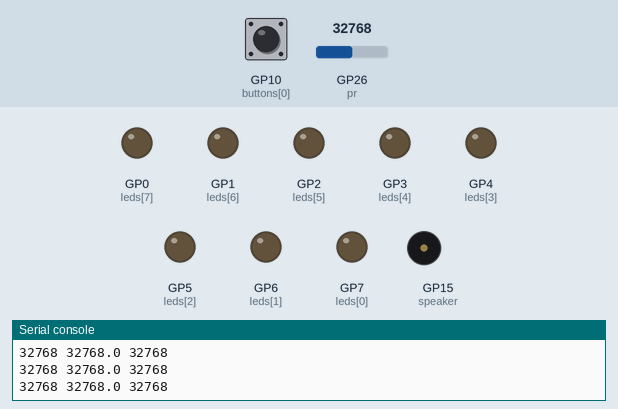
This program was run on a simulated Raspberry Pi Pico running MicroPython. On the bench: output pins drawn as LEDs (lit = HIGH), buzzer (waves = sounding), the last lines printed to the serial console. The inputs (shaded band) are chosen by the test bench; at power-on: GP26 (pr) = 32768, GP10 (buttons[0]) HIGH (analog values on the 0–65535 scale).

Above: at 1.2 s.
1.3 s: GP26 (pr) set to 45874
At 1.39 s:
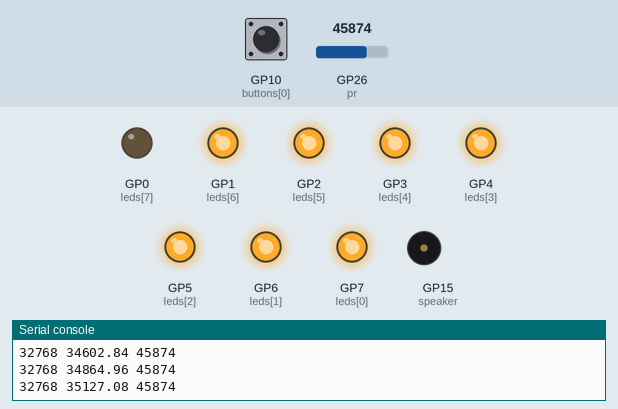
4.3 s: GP10 (buttons[0]) pulled LOW for 0.15 s
At 4.37 s:
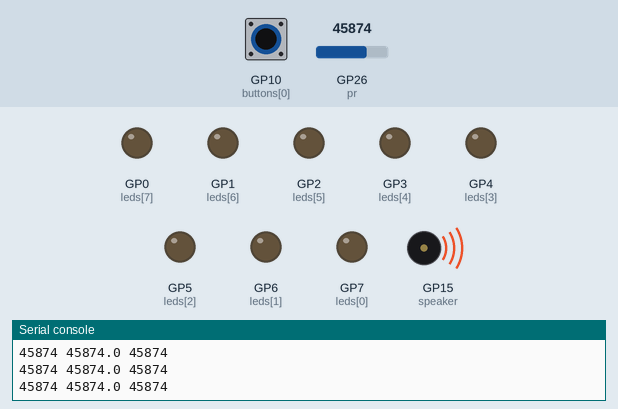
5.9 s: GP10 (buttons[0]) pulled LOW for 3.2 s
At 10.3 s:
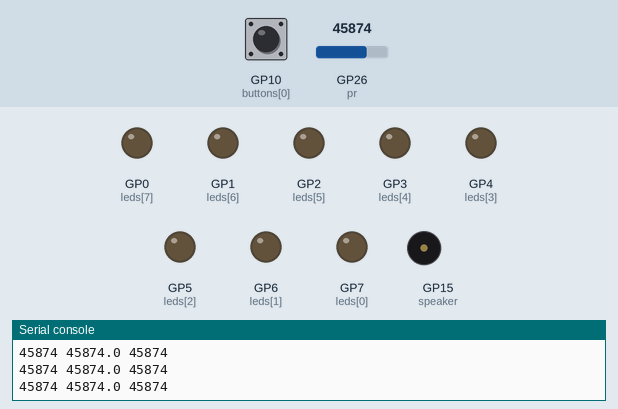
10.6 s: GP26 (pr) set to 32767
At 11.5 s:
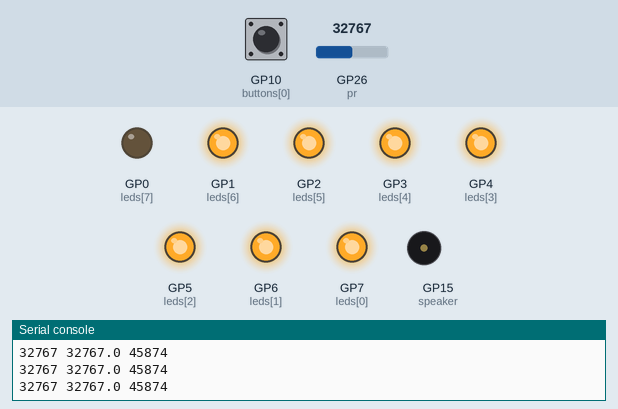
13.6 s: GP10 (buttons[0]) pulled LOW for 1 s
At 14.0 s:
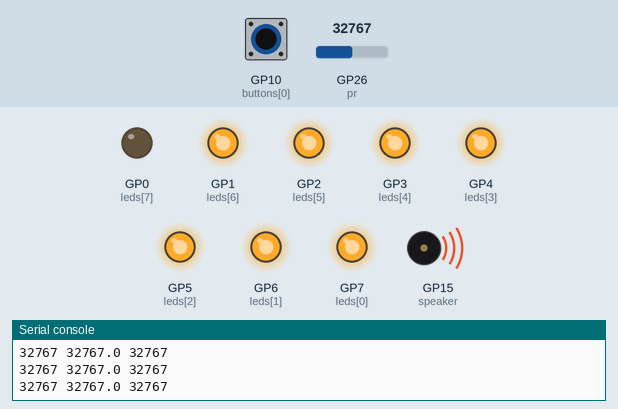
Timing chart, 0 to 16.6 s (numbered marks = the images above; inputs shaded):
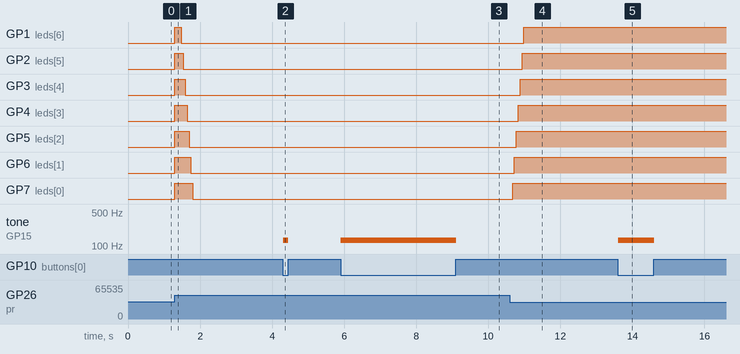

The program:

light_level.py
```python
from machine import Pin, ADC, PWM
import utime

pr = ADC(Pin(26))

leds = [7, 6, 5, 4, 3, 2, 1, 0]
for x in range(len(leds)):
    leds[x] = Pin(leds[x], Pin.OUT)

speaker = PWM(Pin(15))

buttons = [10, 11, 12, 13, 14]
for x in range(len(buttons)):
    buttons[x] = Pin(buttons[x], Pin.IN, Pin.PULL_UP)

# These values represent the lowest and highest readings, and
# the actual reading will be a percentage between these two
mxsf = 0
mnsf = 65536
raw_readings = []
while True:
    utime.sleep(0.01)
    raw_readings.append(pr.read_u16())
    if len(raw_readings) > 250:
        raw_readings = raw_readings[1:]

    if (len(raw_readings) < 50):
        continue

    raw_reading = sum(raw_readings[-50:]) / 50
    mxsf = max(raw_readings)
    mnsf = min(raw_readings)

    # Value from 0 to 1
    value = (mxsf - raw_reading) / (abs(mxsf-mnsf)+1)
    light_level = min(8, round(10 * value))
    if mnsf < mxsf:
        for led in leds[0:light_level-1]:
            led.on()
        for led in leds[light_level:]:
            led.off()

    # play on the speaker if rightmost button pressed
    if not buttons[0].value():
        freq = max(440.*8*(mxsf-raw_reading)/(abs(mxsf)+1), 130.81)
        speaker.freq(round(freq))
        speaker.duty_u16(2 ** 15)
    else:
        speaker.duty_u16(0)
    print(mnsf,raw_reading,mxsf)

speaker.deinit()
```

Measured:
- after the input at 1.3 s, GP1 (leds[6]): LOW → HIGH at once, → LOW 0.18 s later; GP2 (leds[5]): LOW → HIGH at once, → LOW 0.23 s later; GP3 (leds[4]): LOW → HIGH at once, → LOW 0.29 s later; GP4 (leds[3]): LOW → HIGH at once, → LOW 0.34 s later; GP5 (leds[2]): LOW → HIGH at once, → LOW 0.39 s later
- after the input at 4.3 s, tone on GP15 (speaker): silent → 131 Hz at once, → silent 0.15 s later
- after the input at 5.9 s, tone on GP15 (speaker): silent → 131 Hz at once, → silent 3.2 s later
- after the input at 10.6 s, GP1 (leds[6]): LOW → HIGH after 0.39 s; GP2 (leds[5]): LOW → HIGH after 0.34 s; GP3 (leds[4]): LOW → HIGH after 0.29 s; GP4 (leds[3]): LOW → HIGH after 0.23 s; GP5 (leds[2]): LOW → HIGH after 0.18 s
- after the input at 13.6 s, tone on GP15 (speaker): silent → 131 Hz at once, → silent 0.99 s later
